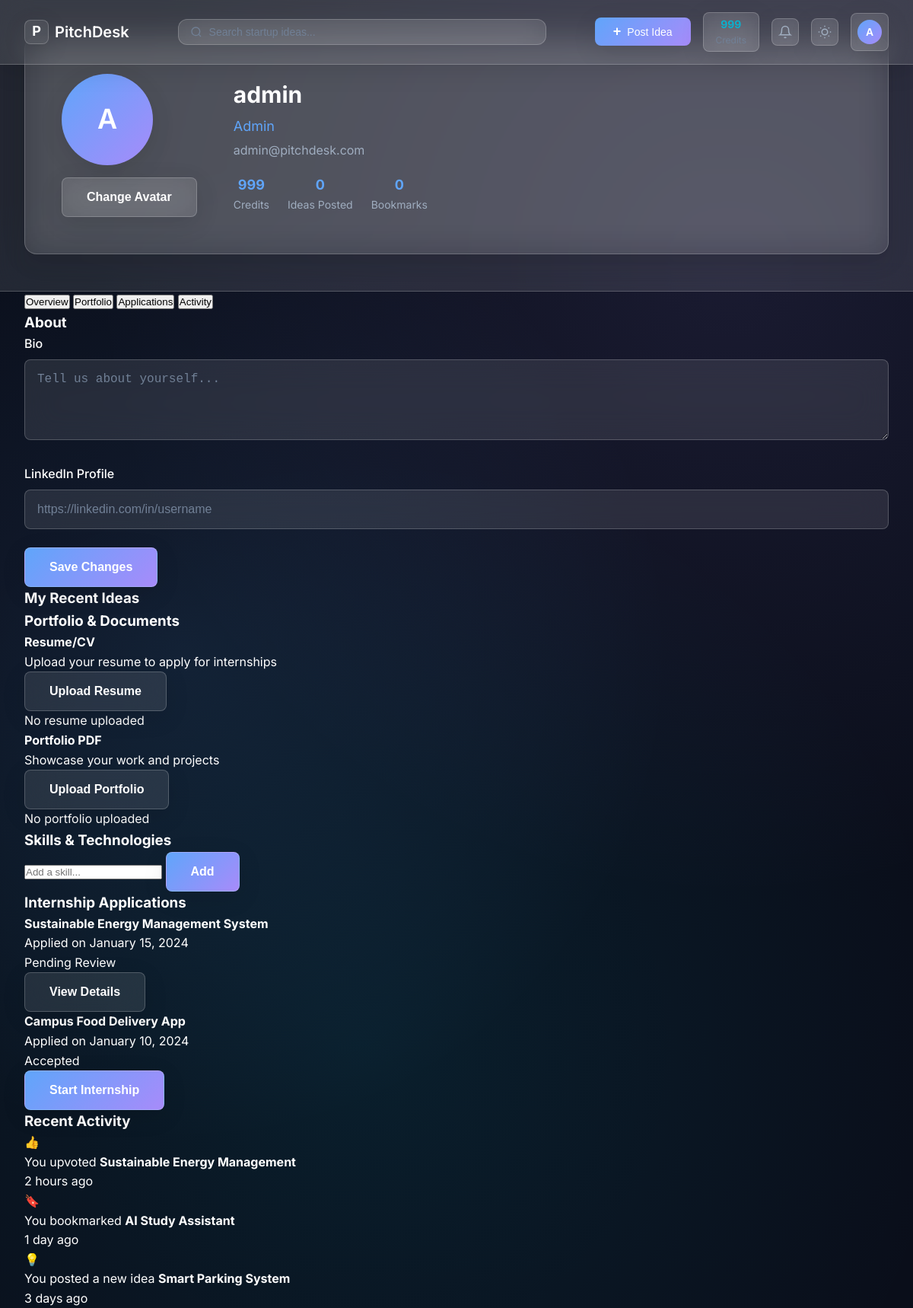
The app's page /profile (signed in) with its own data.
### app.py (models this page shows)
class User(UserMixin, db.Model):
    id = db.Column(db.Integer, primary_key=True)
    username = db.Column(db.String(80), unique=True, nullable=False)
    email = db.Column(db.String(120), unique=True, nullable=False)
    password = db.Column(db.String(120), nullable=False)
    role = db.Column(db.String(20), default='student')  # student, verified, admin
    credits = db.Column(db.Integer, default=100)
    avatar = db.Column(db.String(120), default='default.png')
    bio = db.Column(db.Text, default='')
    linkedin = db.Column(db.String(120), default='')
    portfolio_pdf = db.Column(db.String(120), default='')
    created_at = db.Column(db.DateTime, default=datetime.utcnow)
    is_verified = db.Column(db.Boolean, default=False)
    ideas = db.relationship('Idea', backref='author', lazy=True)
    votes = db.relationship('Vote', backref='user', lazy=True)
    bookmarks = db.relationship('Bookmark', backref='user', lazy=True)

### app.py (the view)
@app.route('/profile')
@login_required
def profile():
    return render_template('profile.html')

### app.py (called while the page is built)
@login_manager.user_loader
def load_user(user_id):
    return User.query.get(int(user_id))

### templates/profile.html (shortened to what this page needs)
<!DOCTYPE html>
<html lang="en">
<head>
    <link rel="stylesheet" href="{{ url_for('static', filename='css/styles.css') }}">
</head>
<body>
    <nav class="navbar">
        <div class="nav-container">
            <div class="nav-logo">
                <div class="logo-icon">P</div>
                <h2>PitchDesk</h2>
            </div>
            <div class="nav-center">
                <div class="search-container">
                    <input type="text" placeholder="Search startup ideas..." class="search-input" id="searchInput">
                    <svg class="search-icon" viewBox="0 0 24 24" fill="none" stroke="currentColor" stroke-width="2">
                        <circle cx="11" cy="11" r="8"></circle>
                        <path d="m21 21-4.35-4.35"></path>
                    </svg>
                </div>
            </div>
            <div class="nav-actions">
                <button class="btn-post-idea" id="postIdeaBtn">
                    <span>+</span>
                    Post Idea
                </button>
                <div class="credits-badge">
                    <span class="credits-count" id="creditsCount">{{ current_user.credits }}</span>
                    <span class="credits-label">Credits</span>
                </div>
                <button class="icon-btn notification-btn" aria-label="Notifications">
                    <svg viewBox="0 0 24 24" fill="none" stroke="currentColor" stroke-width="2">
                        <path d="M18 8A6 6 0 0 0 6 8c0 7-3 9-3 9h18s-3-2-3-9z"></path>
                        <path d="M13.73 21a2 2 0 0 1-3.46 0"></path>
                    </svg>
                </button>
                <button class="theme-toggle" id="themeToggle" aria-label="Toggle theme">
                </button>
                <div class="profile-menu">
                    <button class="profile-btn" id="profileBtn">
                        <div class="profile-avatar">{{ current_user.username[0].upper() }}</div>
                    </button>
                </div>
            </div>
        </div>
    </nav>
    <section class="profile-header-section">
        <div class="profile-container">
            <div class="profile-header-card">
                <div class="profile-avatar-section">
                    <div class="profile-avatar-xl" id="profileAvatar">{{ current_user.username[0].upper() }}</div>
                    <button class="btn btn-secondary" id="changeAvatarBtn">Change Avatar</button>
                </div>
                <div class="profile-info-section">
                    <h1 id="profileName">{{ current_user.username }}</h1>
                    <p class="profile-role">{{ current_user.role.title() }}</p>
                    <p class="profile-email">{{ current_user.email }}</p>
                    <div class="profile-stats">
                        <div class="profile-stat">
                            <span class="stat-number">{{ current_user.credits }}</span>
                            <span class="stat-label">Credits</span>
                        </div>
                        <div class="profile-stat">
                            <span class="stat-number" id="ideasCount">0</span>
                            <span class="stat-label">Ideas Posted</span>
                        </div>
                        <div class="profile-stat">
                            <span class="stat-number" id="bookmarksCount">0</span>
                            <span class="stat-label">Bookmarks</span>
                        </div>
                    </div>
                </div>
            </div>
        </div>
    </section>
    <main class="profile-content">
        <div class="profile-container">
            <div class="profile-tabs">
                <button class="profile-tab active" data-tab="overview">Overview</button>
                <button class="profile-tab" data-tab="portfolio">Portfolio</button>
                <button class="profile-tab" data-tab="applications">Applications</button>
                <button class="profile-tab" data-tab="activity">Activity</button>
            </div>
            <div class="profile-tab-content active" id="overviewTab">
                <div class="profile-section">
                    <h3>About</h3>
                    <form class="profile-form" id="profileForm">
                        <div class="form-group">
                            <label for="profileBio">Bio</label>
                            <textarea id="profileBio" placeholder="Tell us about yourself..." rows="4">{{ current_user.bio }}</textarea>
                        </div>
                        <div class="form-group">
                            <label for="linkedinUrl">LinkedIn Profile</label>
                            <input type="url" id="linkedinUrl" placeholder="https://linkedin.com/in/username" value="{{ current_user.linkedin }}">
                        </div>
                        <button type="submit" class="btn btn-primary">Save Changes</button>
                    </form>
                </div>
                <div class="profile-section">
                    <h3>My Recent Ideas</h3>
                </div>
            </div>
            <div class="profile-tab-content" id="portfolioTab">
                <div class="profile-section">
                    <h3>Portfolio & Documents</h3>
                    <div class="upload-section">
                        <div class="upload-card">
                            <h4>Resume/CV</h4>
                            <p>Upload your resume to apply for internships</p>
                            <button class="btn btn-secondary" onclick="document.getElementById('resumeUpload').click()">
                                Upload Resume
                            </button>
                            <div class="upload-status" id="resumeStatus">
                                {% if current_user.portfolio_pdf %}
                                <p class="file-uploaded">📄 {{ current_user.portfolio_pdf }}</p>
                                {% else %}
                                <p class="no-file">No resume uploaded</p>
                                {% endif %}
                            </div>
                        </div>
                        <div class="upload-card">
                            <h4>Portfolio PDF</h4>
                            <p>Showcase your work and projects</p>
                            <button class="btn btn-secondary" onclick="document.getElementById('portfolioUpload').click()">
                                Upload Portfolio
                            </button>
                            <div class="upload-status" id="portfolioStatus">
                                <p class="no-file">No portfolio uploaded</p>
                            </div>
                        </div>
                    </div>
                </div>
                <div class="profile-section">
                    <h3>Skills & Technologies</h3>
                    <div class="skills-section">
                        <div class="skills-input">
                            <input type="text" id="skillInput" placeholder="Add a skill...">
                            <button class="btn btn-primary" id="addSkillBtn">Add</button>
                        </div>
                    </div>
                </div>
            </div>
            <div class="profile-tab-content" id="applicationsTab">
                <div class="profile-section">
                    <h3>Internship Applications</h3>
                    <div class="applications-list" id="applicationsList">
                        <div class="application-item">
                            <div class="application-info">
                                <h4>Sustainable Energy Management System</h4>
                                <p>Applied on January 15, 2024</p>
                                <span class="application-status pending">Pending Review</span>
                            </div>
                            <div class="application-actions">
                                <button class="btn btn-secondary">View Details</button>
                            </div>
                        </div>
                        <div class="application-item">
                            <div class="application-info">
                                <h4>Campus Food Delivery App</h4>
                                <p>Applied on January 10, 2024</p>
                                <span class="application-status accepted">Accepted</span>
                            </div>
                            <div class="application-actions">
                                <button class="btn btn-primary">Start Internship</button>
                            </div>
                        </div>
                    </div>
                </div>
            </div>
            <div class="profile-tab-content" id="activityTab">
                <div class="profile-section">
                    <h3>Recent Activity</h3>
                    <div class="activity-feed" id="activityFeed">
                        <div class="activity-item">
                            <div class="activity-icon vote">👍</div>
                            <div class="activity-content">
                                <p>You upvoted <strong>Sustainable Energy Management</strong></p>
                                <span class="activity-time">2 hours ago</span>
                            </div>
                        </div>
                        <div class="activity-item">
                            <div class="activity-icon bookmark">🔖</div>
                            <div class="activity-content">
                                <p>You bookmarked <strong>AI Study Assistant</strong></p>
                                <span class="activity-time">1 day ago</span>
                            </div>
                        </div>
                        <div class="activity-item">
                            <div class="activity-icon idea">💡</div>
                            <div class="activity-content">
                                <p>You posted a new idea <strong>Smart Parking System</strong></p>
                                <span class="activity-time">3 days ago</span>
                            </div>
                        </div>
                    </div>
                </div>
            </div>
        </div>
    </main>
</body>
</html>

### records on screen
User: credits "999", username "A", username "admin", role "Admin", email "admin@pitchdesk.com"
